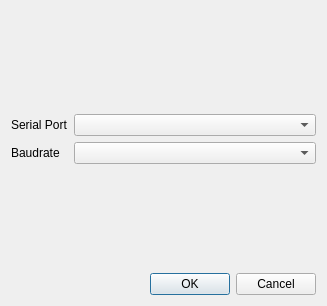
<?xml version="1.0" encoding="UTF-8"?>
<ui version="4.0">
 <class>InterfaceConfigDialog</class>
 <widget class="QDialog" name="InterfaceConfigDialog">
  <property name="geometry">
   <rect>
    <x>0</x>
    <y>0</y>
    <width>327</width>
    <height>306</height>
   </rect>
  </property>
  <property name="windowTitle">
   <string>Interface-Config</string>
  </property>
  <layout class="QVBoxLayout" name="verticalLayout">
   <item>
    <spacer name="verticalSpacer_2">
     <property name="orientation">
      <enum>Qt::Vertical</enum>
     </property>
     <property name="sizeHint" stdset="0">
      <size>
       <width>20</width>
       <height>92</height>
      </size>
     </property>
    </spacer>
   </item>
   <item>
    <layout class="QFormLayout" name="formLayout">
     <item row="0" column="0">
      <widget class="QLabel" name="label">
       <property name="text">
        <string>Serial Port</string>
       </property>
      </widget>
     </item>
     <item row="0" column="1">
      <widget class="QComboBox" name="portCombo"/>
     </item>
     <item row="1" column="0">
      <widget class="QLabel" name="label_2">
       <property name="text">
        <string>Baudrate</string>
       </property>
      </widget>
     </item>
     <item row="1" column="1">
      <widget class="QComboBox" name="baudCombo"/>
     </item>
    </layout>
   </item>
   <item>
    <spacer name="verticalSpacer">
     <property name="orientation">
      <enum>Qt::Vertical</enum>
     </property>
     <property name="sizeHint" stdset="0">
      <size>
       <width>20</width>
       <height>92</height>
      </size>
     </property>
    </spacer>
   </item>
   <item>
    <widget class="QDialogButtonBox" name="buttonBox">
     <property name="orientation">
      <enum>Qt::Horizontal</enum>
     </property>
     <property name="standardButtons">
      <set>QDialogButtonBox::Cancel|QDialogButtonBox::Ok</set>
     </property>
    </widget>
   </item>
  </layout>
 </widget>
 <resources/>
 <connections>
  <connection>
   <sender>buttonBox</sender>
   <signal>accepted()</signal>
   <receiver>InterfaceConfigDialog</receiver>
   <slot>accept()</slot>
   <hints>
    <hint type="sourcelabel">
     <x>248</x>
     <y>254</y>
    </hint>
    <hint type="destinationlabel">
     <x>157</x>
     <y>274</y>
    </hint>
   </hints>
  </connection>
  <connection>
   <sender>buttonBox</sender>
   <signal>rejected()</signal>
   <receiver>InterfaceConfigDialog</receiver>
   <slot>reject()</slot>
   <hints>
    <hint type="sourcelabel">
     <x>316</x>
     <y>260</y>
    </hint>
    <hint type="destinationlabel">
     <x>286</x>
     <y>274</y>
    </hint>
   </hints>
  </connection>
 </connections>
</ui>
